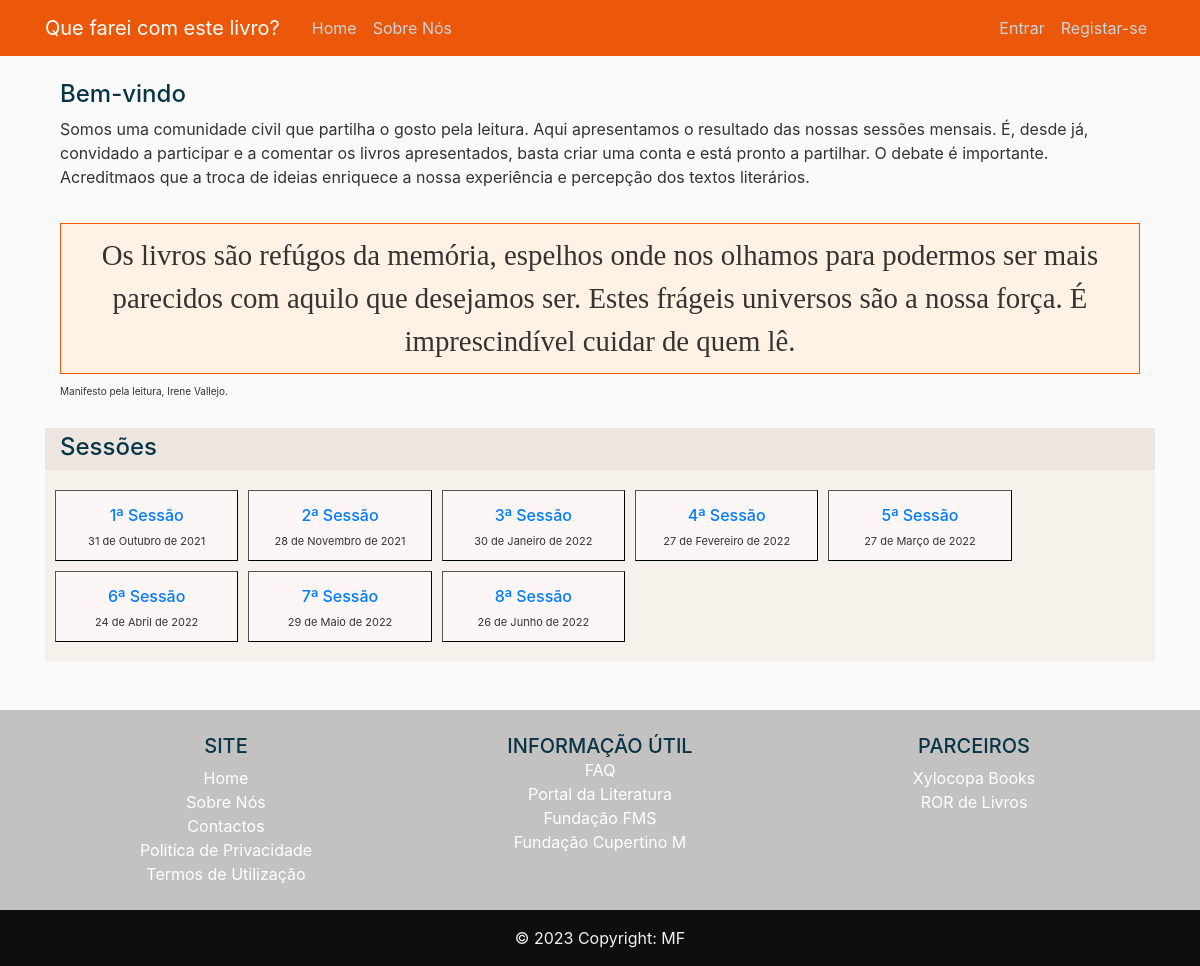
/, run on an earlier commit of the app's database.
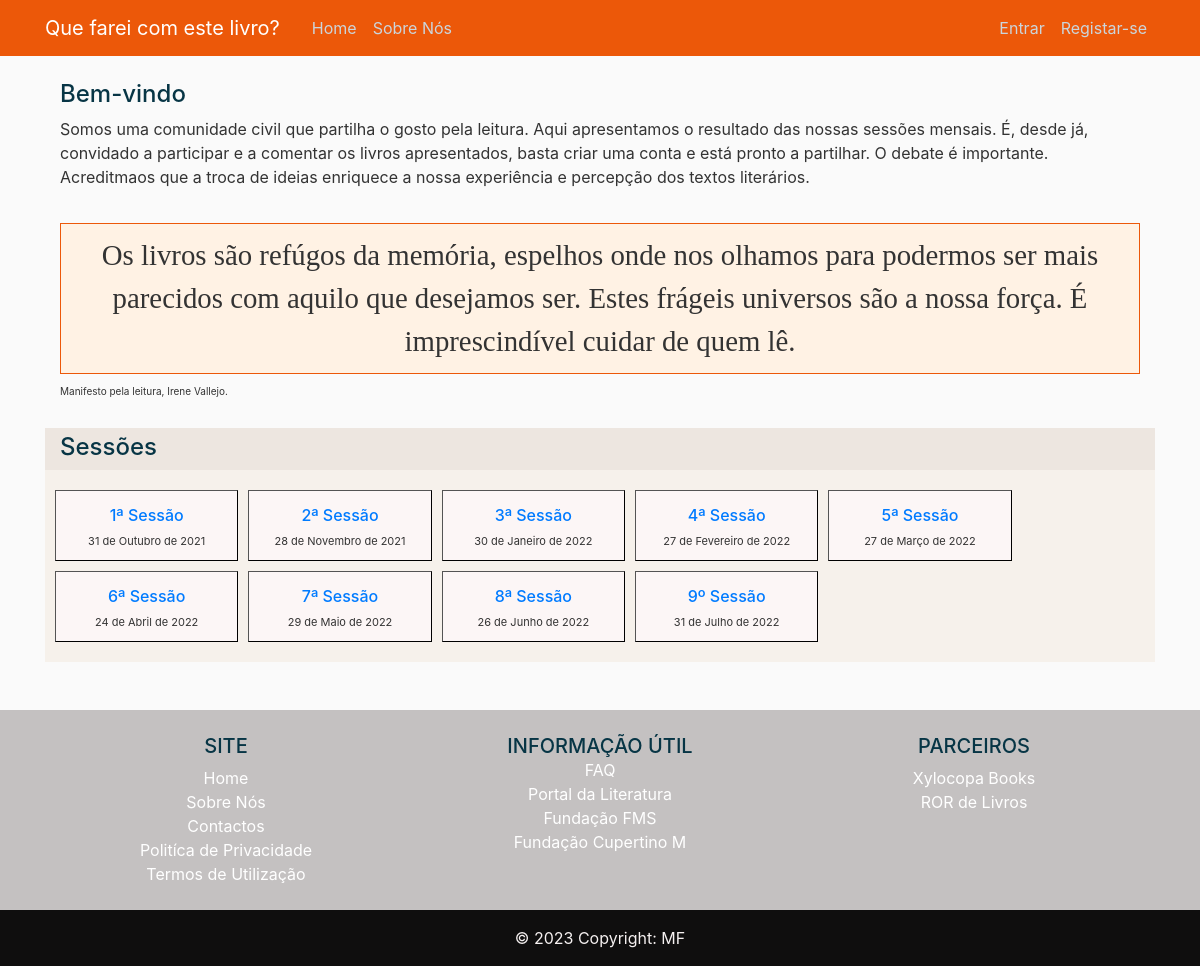
And on a later commit of the database.
### books/models.py (models this page shows, shortened)
class Sessoes(models.Model):
    title = models.CharField(max_length=100)
    sessao_date = models.DateField()

### books/views.py (the view)
# urls.py: path('', views.IndexView.as_view(), name='index'),
class IndexView(generic.ListView):
    template_name = 'books/index.html'
    model = Sessoes
    context_object_name = 'displaybook'
    def get_queryset(self):
        return Sessoes.objects.order_by('sessao_date')[:20]

### books/templates/books/index.html (shortened to what this page needs)
{% extends "books/base.html" %}
{% load static %}
{% block content %}
<div class="container-fluid">
    <div class="row">
        <div class="col-md-12">
            <h4>Bem-vindo</h4>
            <p>Somos uma comunidade civil que partilha o gosto pela leitura.
                Aqui apresentamos o resultado das nossas sessões
                mensais. É, desde já, convidado a participar e a comentar os livros apresentados,
                basta criar uma conta e está pronto a partilhar. O debate é importante. Acreditmaos
                que a troca de ideias enriquece a nossa experiência e percepção dos textos literários.
        </div>
        <div>
        </div>
         <div class="col-md-12 brush">
            <p class="bgfrase text-center">Os livros são refúgos da memória, espelhos onde nos olhamos para podermos
                ser mais parecidos com aquilo que desejamos ser. Estes frágeis universos são
                a nossa força. É imprescindível cuidar de quem lê.
            </p>
        </div>
        <div class="col-md-12">
            <p style="font-size:10px">Manifesto pela leitura, Irene Vallejo.</p>
        </div>
        <div>
        </div>
    </div>
    <div class="row fcolor">
        <h4>Sessões</h4>
    </div>
    <div class="row bgsessoes">
        {% if displaybook %}
            {% for c in displaybook %}
            <div class="col-md-2 book margens">
                    <h6><a href="{% url 'book:detalhe' c.id %}"> {{ c.title }}</a></h6>
                    <p style="font-size:11px">{{ c.sessao_date }}</p>
            </div>
            {% endfor %}
        {% else %}
            <p>Não há sessões</p>
        {% endif %}
    </div>
</div>
{% endblock content %}

What changed in the data, as far as the page shows it:
added Sessoes: title "9º Sessão", sessao_date "31 de Julho de 2022"
